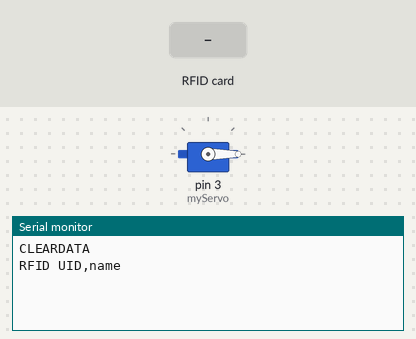
Simulated run of this sketch. Board: Arduino Uno, built with avr-gcc and run on an emulated ATmega328P. Shown: servo, the last lines printed to the serial monitor. The inputs (shaded band) are chosen by the test bench.

Above: at 2.2 s.
2.3 s: RFID card B9 2C D0 B8 held to the reader
At 3.5 s:
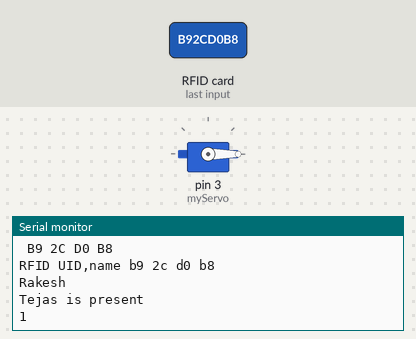
3.8 s: RFID card 76 9F A6 23 held to the reader
At 4.14 s:
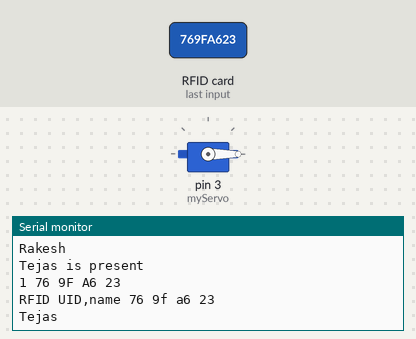
5.3 s: RFID card 44 69 6D 25 held to the reader
At 5.65 s:
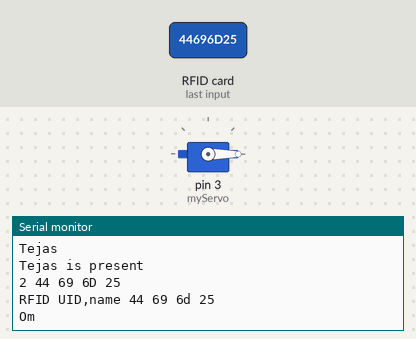

The sketch:

01.ino
```cpp
// RFID
#include <SPI.h>
#include <MFRC522.h>
#include <Servo.h>
int count = 0;
//const int Tejas = 3, Om = 2, Sai = 1;
#define SS_PIN 10
#define RST_PIN 9
MFRC522 mfrc522(SS_PIN, RST_PIN);          // Create MFRC522 instance.
Servo myServo;          // define servo name

void setup()
{
  Serial.begin(9600);          // Initiate a serial communication
  SPI.begin();          // Initiate SPI bus
  mfrc522.PCD_Init();          // Initiate MFRC522
  myServo.attach(3);          // servo pin
  myServo.write(0);          // servo start position
  Serial.println("CLEARDATA");//clear excel sheet
 Serial.println("RFID UID,name");//label for ms-excel
 delay(1000);

}


void loop()
{
  if( ! mfrc522.PICC_IsNewCardPresent())          // Look for a new cards
  {
    return 0;
  }
  if( ! mfrc522.PICC_ReadCardSerial())          // Select one of the cards
  {
    return 0;
  }
  //Serial.println("UID TAGS:");          // Show UID on Serial monitor
  String content = "";
  byte letter;
  for ( byte i=0;i<mfrc522.uid.size; i++)
  {
    Serial.print(mfrc522.uid.uidByte[i] < 0x10 ? "0" : " ");
    Serial.print(mfrc522.uid.uidByte[i], HEX);
    content.concat(String(mfrc522.uid.uidByte[i] < 0x10 ? "0" : " "));
    content.concat(String(mfrc522.uid.uidByte[i], HEX));
  }
  Serial.println();
  //Serial.print("Message : Welcome To School " );
  Serial.println(  "RFID UID,name" +content);
  content.toUpperCase();
  if ( content.substring(1) == "B9 2C D0 B8")          // Enter here the UID of the cards
  {
//    Serial.println( (String) "RFID UID,name" + content.substring(1));
    Serial.println("Rakesh");
    Serial.println();
    delay(500);
    count++;
    Serial.println("Tejas is present");
    Serial.print(count);
    delay(400);
  }
  else if( content.substring(1) == "76 9F A6 23")          // Enter here the UID of the cards
  {
    Serial.println("Tejas ");
    Serial.println();
    delay(500);
    count++;
    Serial.println("Tejas is present");
    Serial.print(count);
    delay(400);
  }
  else if( content.substring(1) == "44 69 6D 25")          // Enter here the UID of the cards
  {
    Serial.println("Om");
    Serial.println();
    delay(500);
    count++;
    Serial.println("Om is present");
    Serial.print(count);
    delay(400);
  }
  else if( content.substring(1) == "C3 7A C9 73")          // Enter here the UID of the cards
  {
    Serial.println("Sai");
    Serial.println();
    delay(500);
    count++;
    Serial.println("Sai is present");
    Serial.print(count);
    delay(400);
  }
}
```

Measured:
- after the input at 2.3 s, the serial monitor: prints a new line at once (image 1)
- after the input at 3.8 s, the serial monitor: prints a new line at once (image 2)
- after the input at 5.3 s, the serial monitor: prints a new line at once (image 3)
